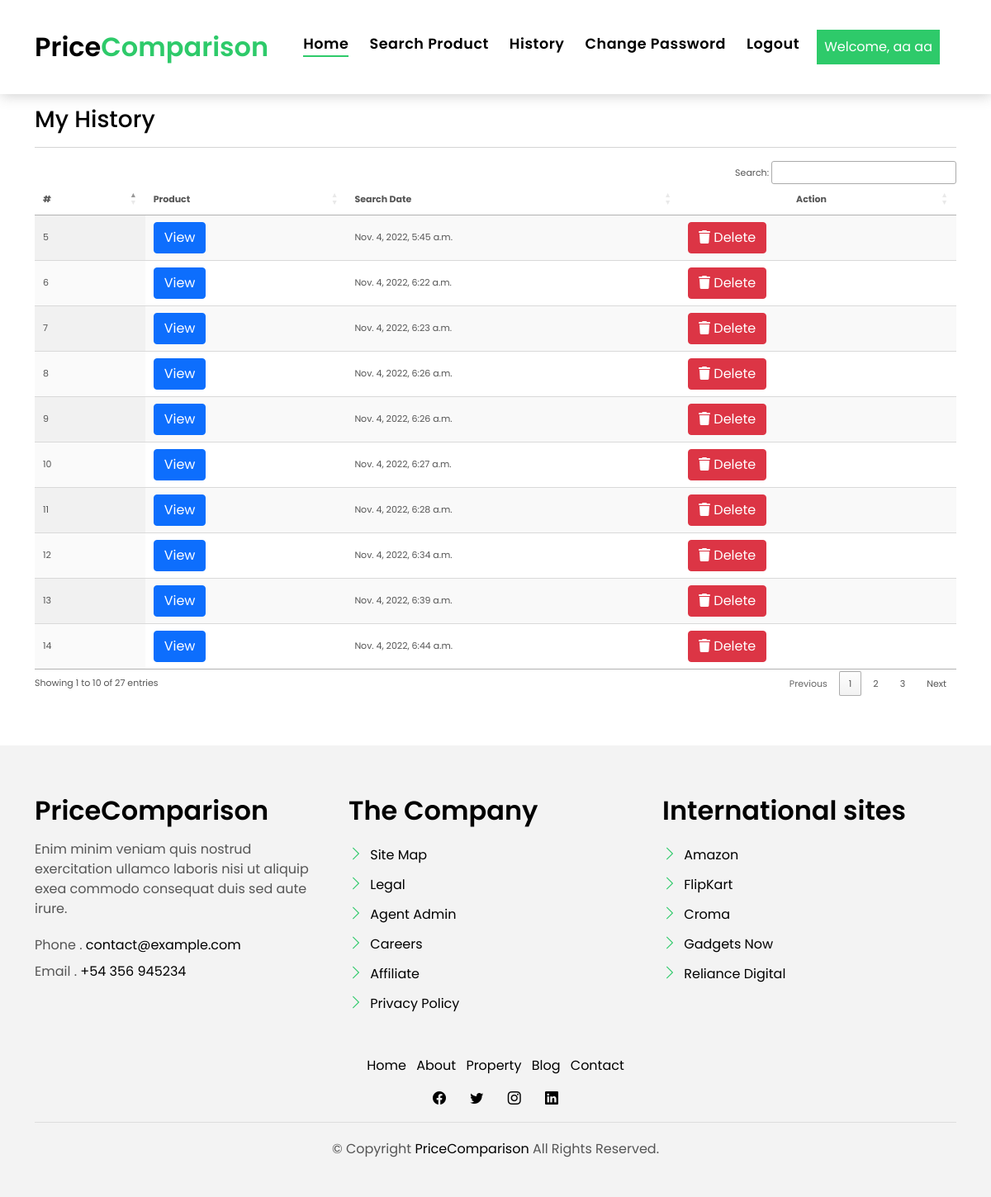
Page /my-history/ (signed in) on the committed database.
### myapp/models.py (models this page shows, shortened)
class History(models.Model):
    user = models.ForeignKey(User, on_delete=models.CASCADE, null=True, blank=True)
    product = models.TextField(null=True, default={'object':[]}, blank=True)
    created = models.DateTimeField(auto_now_add=True)

### myapp/views.py (the view)
# urls.py: path('my-history/', my_history, name="my_history"),
def my_history(request):
    history = History.objects.filter(user=request.user)
    if request.user.is_staff:
        history = History.objects.filter()
    return render(request, "my_history.html", locals())

### myapp/templates/my_history.html (shortened to what this page needs)
{% include 'base.html' %}
{% load static %}
{% block body %}
<link rel="stylesheet" href="https://cdnjs.cloudflare.com/ajax/libs/font-awesome/6.2.0/css/all.min.css" />
<section class="section-services section-t8">
    <div class="container">
    <h3>My History</h3><hr>
    <div class="table-responsive">
        <table id="example1" class="display nowrap" style="width: 100%">
            <thead>
              <tr>
                <th>#</th>
                <th>Product</th>
                <th>Search Date</th>
                <th style="text-align: center">Action</th>
              </tr>
            </thead>
            <tbody>
              {% for i in history %}
              <tr>
                <td>{{i.id}}</td>
                <td>
                  <a href="/history-detail/{{i.id}}/" class="btn btn-primary">View</a>
                </td>
                <td>{{i.created}}</td>
                <td>
                  <a href="/delete-history/{{i.id}}/" title="Delete History" class="btn btn-danger" onclick="return confirm('Are your sure?')"><i class="fas fa-trash" aria-hidden="true"></i> Delete</a>
                </td>
              </tr>
              {% endfor %}
            </tbody>
          </table>
    </div>
  </div>
{% include 'footer.html' %}
{% include 'tablecdn.html' %}
{% endblock  %}

### myapp/templates/base.html (shortened to what this page needs)
<!DOCTYPE html>
{% load static %}
<html lang="en">
<head>
  <link href="{% static 'assets/vendor/animate.css/animate.min.css' %}" rel="stylesheet">
  <link href="{% static 'assets/vendor/bootstrap/css/bootstrap.min.css' %}" rel="stylesheet">
  <link href="{% static 'assets/vendor/bootstrap-icons/bootstrap-icons.css' %}" rel="stylesheet">
  <link href="{% static 'assets/vendor/swiper/swiper-bundle.min.css' %}" rel="stylesheet">
  <link href="{% static 'assets/css/style.css' %}" rel="stylesheet">
</head>
<body>
  <nav class="navbar navbar-default navbar-trans navbar-expand-lg fixed-top">
    <div class="container">
      <a class="navbar-brand text-brand" href="/">Price<span class="color-b">Comparison</span></a>
      <div class="navbar-collapse collapse justify-content-center" id="navbarDefault">
        <ul class="navbar-nav">
          <li class="nav-item">
            <a class="nav-link active" href="/">Home</a>
          </li>
        {% if not request.user.is_authenticated %}
          <li class="nav-item">
            <a class="nav-link " href="/about/">About</a>
          </li>
          <li class="nav-item">
            <a class="nav-link " href="/contact/">Contact</a>
          </li>
        {% else %}
          <li class="nav-item">
            <a class="nav-link " href="/search-product/">Search Product</a>
          </li>
          <li class="nav-item">
            <a class="nav-link " href="/my-history/">History</a>
          </li>
          <li class="nav-item">
            <a class="nav-link " href="/change-password/">Change Password</a>
          </li>
          <li class="nav-item">
            <a class="nav-link " href="/logout-user/">Logout</a>
          </li>
        {% endif %}
        </ul>
      </div>
        {% if not request.user.is_authenticated %}
            <a href="/register/" style="margin-right:20px">
                <button type="button" class="btn btn-b-n p-2">
                    Signup
                </button>
            </a>
            <a href="/signin/" style="margin-right:20px">
                <button type="button" class="btn btn-b-n p-2">
                    Signin
                </button>
            </a>
            <a href="/admin-signin/" style="margin-right:20px">
              <button type="button" class="btn btn-b-n p-2">
                  Admin Signin
              </button>
            </a>
       {% else %}
            <a href="{% if request.user.is_staff %}#{% else %}/update-profile/{% endif %}" style="margin-right:20px">
                <button type="button" class="btn btn-b-n p-2">
                    Welcome, {% if request.user.first_name %}{{request.user.first_name}} {{request.user.last_name}}{% else %}{{request.user.username}}{% endif %}
                </button>
            </a>
        {% endif %}
    </div>
  </nav>
</body>
</html>

### myapp/static/assets/css/style.css (style rules this page uses)
body { font-family: "Poppins", sans-serif; color: #555555; }
h1, h2, h3, h4, h5, h6 { color: #000000; }
a { color: #000000; text-decoration: none; transition: all 0.5s ease; }
.text-brand { color: #000000; font-size: 2rem; font-weight: 600; }
.color-b { color: #2eca6a; }
.section-t8 { padding-top: 8rem; }
.btn { transition: 0.5s ease; }
.btn.btn-b-n { background-color: #2eca6a; color: #ffffff; border-radius: 0; }
.navbar-default { transition: all 0.5s ease-in-out; background-color: #ffffff; padding-top: 28px; padding-bottom: 28px; -webkit-backface-visibility: hidden; backface-visibility: hidden; box-shadow: 1px 2px 15px rgba(100, 100, 100, 0.3); }
.navbar-default.navbar-trans, .navbar-default.navbar-reduce { -webkit-backface-visibility: hidden; backface-visibility: hidden; }
.navbar-default.navbar-trans .nav-item, .navbar-default.navbar-reduce .nav-item { position: relative; padding-right: 10px; padding-bottom: 8px; margin-left: 0; }
@media (min-width: 768px) { .navbar-default.navbar-trans .nav-item, .navbar-default.navbar-reduce .nav-item { margin-left: 15px; } }
.navbar-default.navbar-trans .nav-link, .navbar-default.navbar-reduce .nav-link { font-size: 1.1rem; color: #000000; font-weight: 600; letter-spacing: 0.03em; transition: all 0.1s ease-in-out; position: relative; padding-left: 0; padding-right: 0; }
.navbar-default.navbar-trans .nav-link:before, .navbar-default.navbar-reduce .nav-link:before { content: ""; position: absolute; bottom: 5px; left: 0; width: 100%; height: 2px; z-index: 0; background-color: #2eca6a; transform: scaleX(0); transform-origin: right; transition: transform 0.2s ease-out, opacity 0.2s ease-out 0.3s; }
.navbar-default.navbar-trans .show > .nav-link:before, .navbar-default.navbar-trans .active > .nav-link:before, .navbar-default.navbar-trans .nav-link.show:before, .navbar-default.navbar-trans .nav-link.active:before, .navbar-default.navbar-reduce .show > .nav-link:before, .navbar-default.navbar-reduce .active > .nav-link:before, .navbar-default.navbar-reduce .nav-link.show:before, .navbar-default.navbar-reduce .nav-link.active:before { transform: scaleX(1); }
.navbar-default.navbar-trans .nav-link:before { background-color: #2eca6a; }
.navbar-default.navbar-trans .show > .nav-link, .navbar-default.navbar-trans .active > .nav-link, .navbar-default.navbar-trans .nav-link.show, .navbar-default.navbar-trans .nav-link.active { color: #000000; }

### myapp/templates/my_history.html (style rules this page uses)
.table-responsive { font-size:11px; }
td { padding:0px; }

### rows in the picture
History: id "5", created "Nov. 4, 2022, 5:45 a.m."
History: id "6", created "Nov. 4, 2022, 6:22 a.m."
History: id "7", created "Nov. 4, 2022, 6:23 a.m."
History: id "8", created "Nov. 4, 2022, 6:26 a.m."
History: id "9", created "Nov. 4, 2022, 6:26 a.m."
History: id "10", created "Nov. 4, 2022, 6:27 a.m."
History: id "11", created "Nov. 4, 2022, 6:28 a.m."
History: id "12", created "Nov. 4, 2022, 6:34 a.m."
History: id "13", created "Nov. 4, 2022, 6:39 a.m."
History: id "14", created "Nov. 4, 2022, 6:44 a.m."

### other values in the picture
{{ request.user.first_name }} "aa"
{{ request.user.last_name }} "aa"
